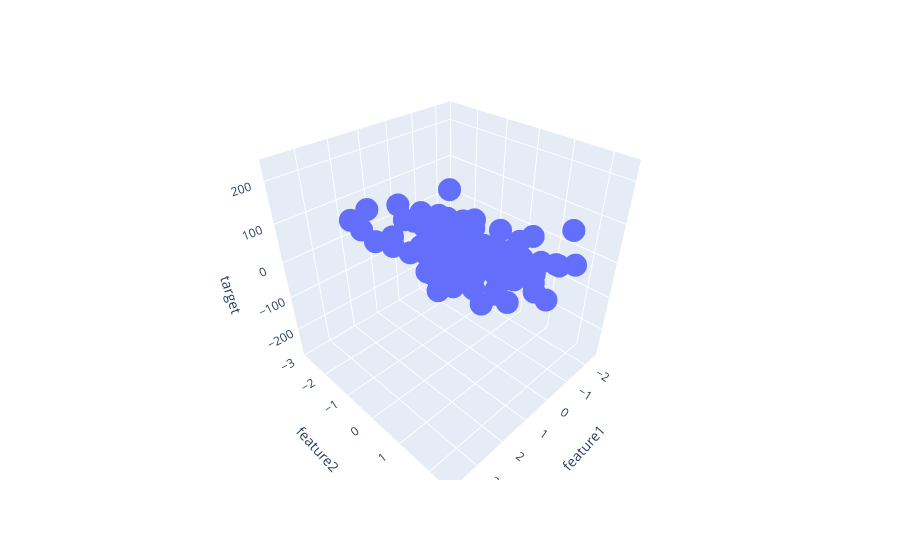

This figure's notebook cell:
### Code cell
fig = px.scatter_3d(df, x='feature1', y='feature2', z='target')
fig
